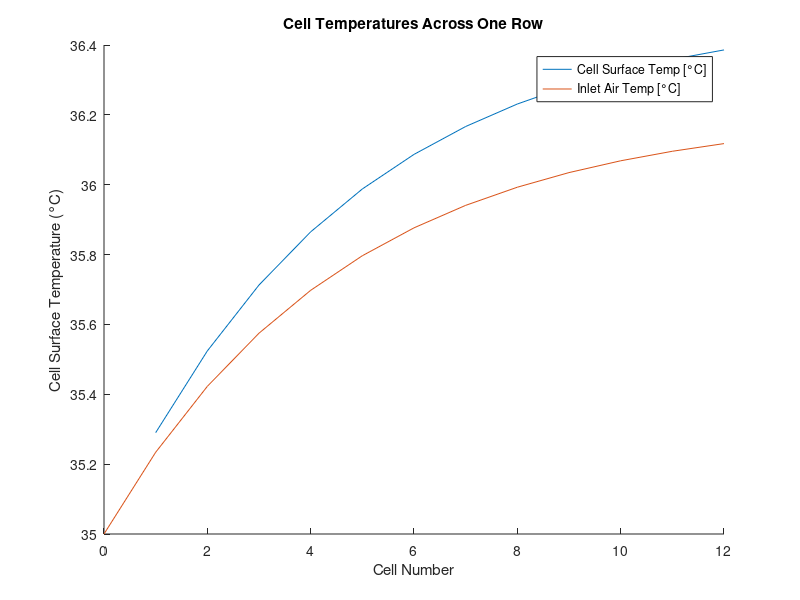
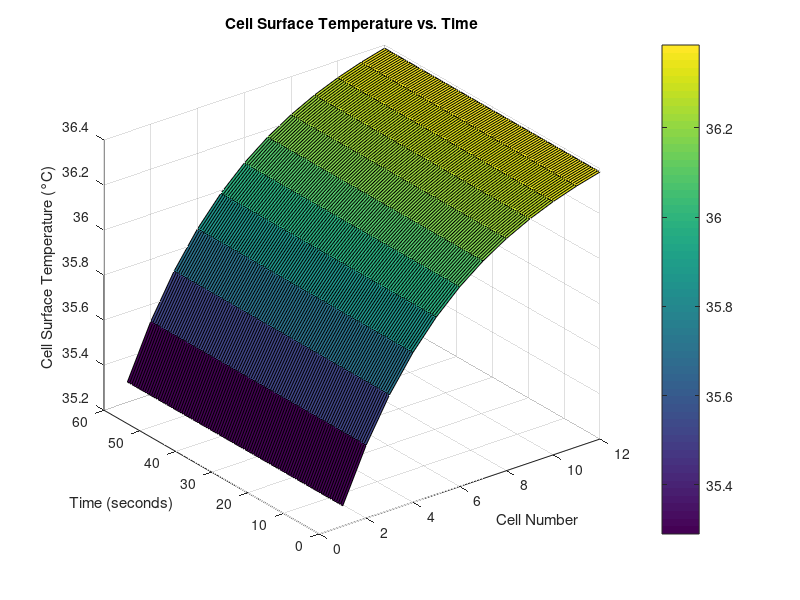

Reproduce these figures in MATLAB, in order.
%% Bank of Tubes Analysis on Subpack Cooling
clear all 
close all
%% Assumptions
%Nusselt Number correlation does not technically hold true since our flow
%regieme changes as a function of our velocity, however it is a decent
%enough of an approximation

%Average internal resistance of cell used
%Entropic heat not accounted for

%Air properties only evaluated at 30C and 50C
%% Parameters
P_avg = 18.6; % [kW] Average power 
P_max = 20; % [kW] Max power 


%Cell Spacing (from center of one cell to another)
% s_t = 23*10^-3; % [m] traverse spacing
s_l = 11.5*10^-3; % [m] longitudinal spacing
%s_t = 23e-3: 0.5e-3 : 24e-3; % [m] longitudinal spacing
% s_l = 23*10^-3 : 0.5e-3 : 24e-3; % [m] traverse spacing
s_t = 24e-3;%:0.5e-3:24e-3; % [m] longitudinal spacing
%s_l = 23*10^-3 : 0.5e-3 : 27e-3; % [m] longitudinal spacing
%s_d = sqrt(s_l^2 + s_t^2); %[m] diagonal spacing

%Constants Based on Cell Config 
% C1= 0.35*(s_t/s_l)^(1/5);
% C1 = 0.9;
% C2 = 0.99;
% m = 0.4;

%Single Cylinder in Crossflow configs
C= 0.683;
m = 0.466;
%Cell Properties
T_cell_max = 55; %[C] 
T_ambient = 35; %[C]
N_rows = 12; % Number of rows
N_cells = 6; % Number of cells per row
totalcells = N_rows*N_cells;
D_cell = 21.55 *10^-3; %[m] Cell diameter
R_cell = D_cell/2; % [m] Cell radius
k_cell = 2.21; %[W /m K] 
L_cell = 70.15*10^-3; % [m] Cell length/height
SA_cell = 0.5*(L_cell-12.7*10^-3)*2*pi*R_cell; %[m^2] Surface Area of cell
R_internal = 0.0087; % [Ohms]
Cp_cell = 1360; %[J/kgK]  

% %Air Properties at 30 C
% rho = 1.164; % [kg/m^3]
% Cp = 1006; % [J/kg K]
% mu = 18.72*10^-6; % [N s/m^2]
% k = 26.62*10^-3; % [W/m K] 
% Pr = mu*Cp/k; %

%Air Properties at 35 C
rho = 1.1459; % [kg/m^3]
Cp = 1006.7; % [J/kg K]
mu = 18.915*10^-6; % [N s/m^2]
k = 26.71*10^-3; % [W/m K] 
Pr = mu*Cp/k; %

% %Air Properties at 50 C (Surface Temp)
% rho_s = 1.093; % [kg/m^3]
% Cp_s = 1007; % [J/kg K]
% mu_s = 19.53*10^-6; % [N s/m^2]
% k_s = 28.08*10^-3; % [W/m K]
% Pr_s = mu_s*Cp_s/k_s; 

%Air Properties at 55 C (Surface Temp)
rho_s = 1.0759; % [kg/m^3]
Cp_s = 1007.7; % [J/kg K]
mu_s = 19.835*10^-6; % [N s/m^2]
k_s = 28.16*10^-3; % [W/m K]
Pr_s = mu_s*Cp_s/k_s; %


%Pack Properties
V_nom = 432; % [V]

%%
%Assume lumped thermal mass 
%From CFD assume we know air flow characteristics 
V_max = 3.5; %[m/s]
D = s_t-D_cell;
Re = rho*V_max*D_cell/mu;
Nu = C*(Re^m) * (Pr^(1/3));
% Nu = (C1*(Re^m) * (Pr^0.36) * (Pr/Pr_s)^.25)/C2;
h = Nu*k_cell/D_cell;


%R = 6; %number of cells per row scaling factor
%Heat generation and temperature calcs
I = (P_avg*1000/V_nom)/3; %[A]
q_gen = I^2*R_internal; % [W] 

%% Single row, one time interval
N_plot = 0:N_rows;
%T_outlet = -(q_gen/(h*SA_cell)+T_inlet_air(N)-T_inlet_air(1))*exp(x) + T_inlet_air(1) +q_gen/(h*SA_cell);

T_surface = zeros(1,N_rows);
T_inlet_air = zeros(1,N_rows+1); %First index is at N=0 for no 
T_inlet_air = 35;

for N = 1:N_rows  % add one cell per iteration, total tubes per calculation is 1       
    T_surface(N) = (q_gen)/(h*SA_cell) + T_inlet_air(N);
    x = (-pi * D_cell * h)/(rho*V_max* s_t*Cp_cell);   % number of tubes considered per iteration is 1 
    T_outlet = -(T_surface(N)-T_inlet_air(1))*exp(x) + T_surface(N);
    T_inlet_air(N+1) = T_outlet;
end

figure;
hold on
xlabel('Cell Number');
ylabel('Cell Surface Temperature (°C)');
title('Cell Temperatures Across One Row')
plot(N_plot(2:end),T_surface,'DisplayName','Cell Surface Temp [°C]')
plot(N_plot,T_inlet_air,'DisplayName','Inlet Air Temp [°C]')
% plot(N_plot(2:end),T_inlet_air(2:end),'DisplayName','Outlet Air Temp [°C]')
legend('Location','best')

%% Single row, tempature over time

time = linspace(0,60); % seconds
T_surface = zeros(N_rows, length(time)); 
T_inlet_air = zeros((N_rows+1), length(time));
T_inlet_air(:,1) = 35; %[C]

% set time = 1 initial case
for N = 1:N_rows  % add one cell per iteration, total tubes per calculation is 1       
    T_surface(N,1) = (q_gen)/(h*SA_cell) + T_inlet_air(N,1);
    x = (-pi * D_cell * h)/(rho*V_max* s_t*Cp_cell);   % number of tubes considered per iteration is 1 
    T_outlet = -(T_surface(N,1)-T_inlet_air(1))*exp(x) + T_surface(N,1);
    T_inlet_air(N+1,1) = T_outlet;
end

q = 0
for t = 2:length(time)
    for N = 1:N_rows
        T_surface(N,t) = T_surface(N,t-1);
        %new_heat = q_gen + q; % need to change q in order for surface
        %%temperature to change

        T_surface(N,t) = (q_gen)/(h*SA_cell) + T_inlet_air(N,1);
        x = (-pi * D_cell * h)/(rho*V_max* s_t*Cp_cell);   % number of tubes considered per iteration is 1 
        T_outlet = -(T_surface(N,t)-T_inlet_air(1))*exp(x) + T_surface(N,t);
        T_inlet_air(N+1,t) = T_outlet;

        %q = h * pi * D_cell^2 / 4 * (T_surface(N,t)-T_outlet) / (T_surface(N,t) - T_inlet_air(1));
    end
end

[Cell_Number, Time] = meshgrid(N_plot(2:end), time);

figure;
surf(Cell_Number, Time, T_surface'); % Transpose T_surface for correct orientation
xlabel('Cell Number');
ylabel('Time (seconds)');
zlabel('Cell Surface Temperature (°C)');
title('Cell Surface Temperature vs. Time');
colorbar; % Add colorbar for temperature scale